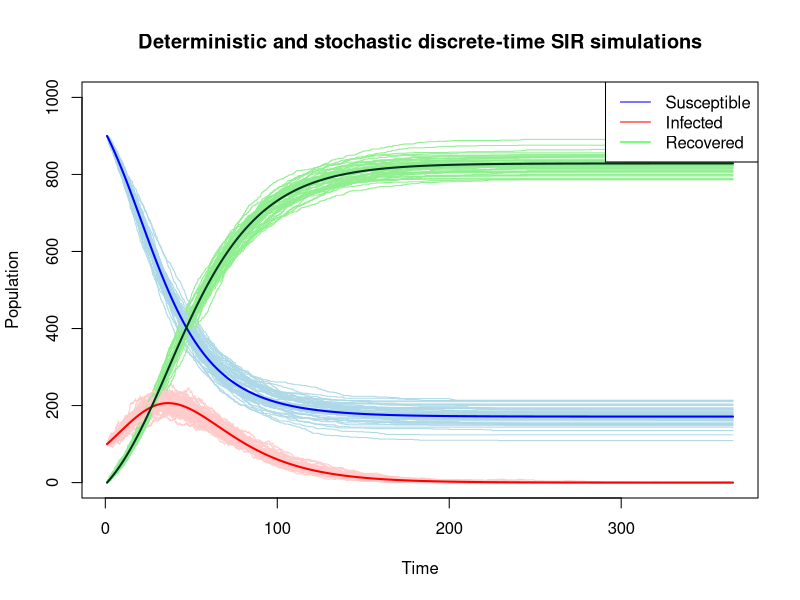
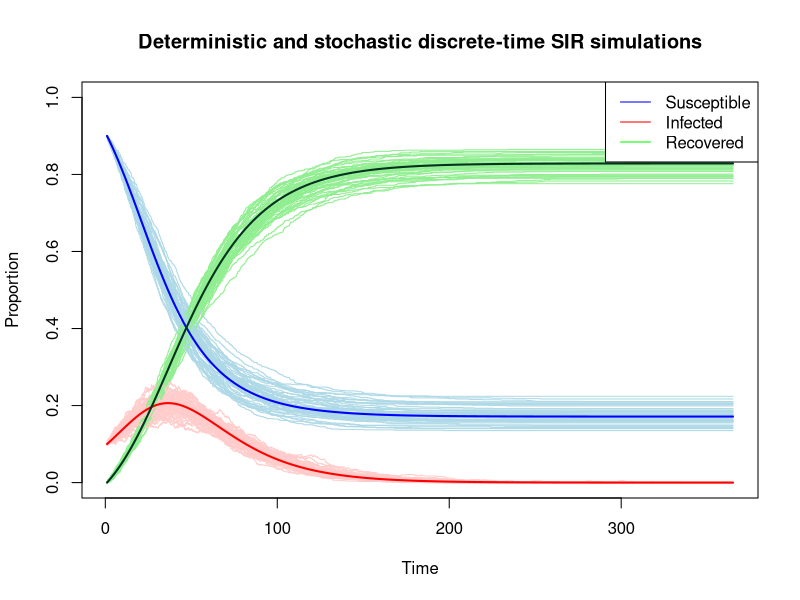

R code for these plots, in order:
#Density-dependent formulation
#Stochastic simulation
Stochastic_DT_SIR_model <- function(N, S0, I0, minTime, maxTime, beta, gamma, step_size) {
  minTime <- minTime           # start time
  maxTime <- maxTime           # end time
  step_size <- step_size       # step size
  steps <- seq(minTime, maxTime, by = step_size)   # time discretization
  beta <- beta                 # infection rate
  gamma <- gamma               # recovery rate
  S <- numeric(length(steps))  # create empty vector to store simulations for susceptibles
  I <- numeric(length(steps))  # create empty vector to store simulations for infectives
  R <- numeric(length(steps))  # create empty vector to store simulations for removed
  S[1] <- S0                   # initial number of susceptibles
  I[1] <- I0                   # initial number of infectives
  R[1] <- N - S0 - I0          # initial number of Removed
  
  # Loop through discretized time and update the compartments at each step
  for (tym in 2:length(steps)) {
    # Assuming infections occur at the point of a Poisson process
    p_I <- 1 - exp(-(beta) * I[tym - 1] * step_size)  # Probability of infection
    p_R <- 1 - exp(-gamma * step_size)              # Probability of recovery
    
    # Sample infections and recoveries from a binomial trial
    delta_S <- rbinom(1, S[tym - 1], p_I)
    delta_I <- rbinom(1, I[tym - 1], p_R)
    
    # Update the compartments
    S[tym] <- S[tym - 1] - delta_S
    I[tym] <- I[tym - 1] + delta_S - delta_I
    R[tym] <- R[tym - 1] + delta_I
  }
  
  return(data.frame(Steps = steps, S = S, I = I, R = R))
}

#Density dependent formulation
#Deterministic simulation
Deterministic_DT_SIR_model2 <- function(N, S0, I0, minTime, maxTime, beta, gamma, step_size) {
  minTime <- minTime           # start time
  maxTime <- maxTime           # end time
  step_size <- step_size       # step size
  steps <- seq(minTime, maxTime, by = step_size)   # time discretization
  beta <- beta                 # infection rate
  gamma <- gamma               # recovery rate
  S <- numeric(length(steps))  # create empty vector to store simulations for susceptibles
  I <- numeric(length(steps))  # create empty vector to store simulations for infectives
  R <- numeric(length(steps))  # create empty vector to store simulations for removed
  S[1] <- S0                   # initial number of susceptibles
  I[1] <- I0                   # initial number of infectives
  R[1] <- N - S0 - I0          # initial number of Removed
  
  # Loop through discretized time and Update the compartments at each step
  for (tym in 2:length(steps)){
    # Assuming infections occur at the point of a Poisson process
    S[tym] <- S[tym - 1] - S[tym - 1] * (1 - exp(-(beta) * I[tym - 1] * step_size))
    I[tym] <- I[tym - 1] + S[tym - 1] * (1 - exp(-(beta) * I[tym - 1] * step_size)) - I[tym - 1] * (1 - exp(-gamma * step_size))
    R[tym] <- R[tym - 1] + I[tym - 1] * (1 - exp(-gamma * step_size))
  }
  return(data.frame(Steps = steps, S = S, I = I, R = R))
}
#Initial values and parameters
N <- 1000
S0 <- 900
I0 <- 100
minTime <- 1
maxTime <- 365
beta <- 0.0001
gamma <- 0.05
step_size <- 0.03

# Empty plot frame
plot(0, type = "n", xlim = c(minTime, maxTime), ylim = c(0, N), xlab = "Time", ylab = "Population", main ="Deterministic and stochastic discrete-time SIR simulations")
colors <- c("#add8e6", "#ffcccb", "#90ee90")
# Overlaying plots
plots <- 50
for (i in 1:plots) {
  stochastic <- Stochastic_DT_SIR_model(N, S0, I0, minTime, maxTime, beta, gamma, step_size)
  lines(stochastic$Steps, stochastic$S, col = colors[1])
  lines(stochastic$Steps, stochastic$I, col = colors[2])
  lines(stochastic$Steps, stochastic$R, col = colors[3])
}
deterministic<- Deterministic_DT_SIR_model2(N, S0, I0, minTime, maxTime, beta, gamma, step_size)
lines(deterministic$Steps, deterministic$S, col = "blue", lwd=2.0)
lines(deterministic$Steps, deterministic$I, col = "red", lwd=2.0)
lines(deterministic$Steps, deterministic$R, col = "#013220", lwd=2.0)
legend("topright", legend = c("Susceptible", "Infected", "Recovered"), col = c("blue", "red", "green"), lty = 1)

#library(gridGraphics)
#library(cowplot)
#plot_grid(A, B)
#plot_grid(C, D)

#Frequency-dependent formulation
# Stochastic simulation
Stochastic_DT_SIR_model <- function(N, S0, I0, minTime, maxTime, beta, gamma, step_size) {
  minTime <- minTime           # start time
  maxTime <- maxTime           # end time
  step_size <- step_size       # step size
  steps <- seq(minTime, maxTime, by = step_size)   # time discretization
  beta <- beta                 # infection rate
  gamma <- gamma               # recovery rate
  S <- numeric(length(steps))  # create empty vector to store simulations for susceptibles
  I <- numeric(length(steps))  # create empty vector to store simulations for infectives
  R <- numeric(length(steps))  # create empty vector to store simulations for removed
  S[1] <- S0 / N               # initial proportion of susceptibles
  I[1] <- I0 / N               # initial proportion of infectives
  R[1] <- (N - S0 - I0) / N    # initial proportion of Removed
  
  # Loop through discretized time and update the compartments at each step
  for (tym in 2:length(steps)) {
    # Assuming infections occur at the point of a Poisson process
    p_I <- 1 - exp(-beta * I[tym - 1] * step_size)  # Probability of infection
    p_R <- 1 - exp(-gamma * step_size)              # Probability of recovery
    
    # Sample infections and recoveries from a binomial trial
    delta_S <- rbinom(1, round(S[tym - 1] * N), p_I)
    delta_I <- rbinom(1, round(I[tym - 1] * N), p_R)
    
    # Update the compartments
    S[tym] <- S[tym - 1] - delta_S / N
    I[tym] <- I[tym - 1] + delta_S / N - delta_I / N
    R[tym] <- R[tym - 1] + delta_I / N
  }
  
  return(data.frame(Steps = steps, S = S, I = I, R = R))
}


#Frequency-dependent formulation
# Deterministic simulation
Deterministic_DT_SIR_model2 <- function(N, S0, I0, minTime, maxTime, beta, gamma, step_size) {
  minTime <- minTime           # start time
  maxTime <- maxTime           # end time
  step_size <- step_size       # step size
  steps <- seq(minTime, maxTime, by = step_size)   # time discretization
  beta <- beta                 # infection rate
  gamma <- gamma               # recovery rate
  S <- numeric(length(steps))  # create empty vector to store simulations for susceptibles
  I <- numeric(length(steps))  # create empty vector to store simulations for infectives
  R <- numeric(length(steps))  # create empty vector to store simulations for removed
  S[1] <- S0 / N               # initial proportion of susceptibles
  I[1] <- I0 / N               # initial proportion of infectives
  R[1] <- (N - S0 - I0) / N    # initial proportion of Removed
  
  # Loop through discretized time and update the compartments at each step
  for (tym in 2:length(steps)) {
    # Assuming infections occur at the point of a Poisson process
    S[tym] <- S[tym - 1] - S[tym - 1] * (1 - exp(-beta * I[tym - 1] * step_size))
    I[tym] <- I[tym - 1] + S[tym - 1] * (1 - exp(-beta * I[tym - 1] * step_size)) - I[tym - 1] * (1 - exp(-gamma * step_size))
    R[tym] <- R[tym - 1] + I[tym - 1] * (1 - exp(-gamma * step_size))
  }
  
  return(data.frame(Steps = steps, S = S, I = I, R = R))
}

# Initial values and parameters
N <- 1000
S0 <- 900
I0 <- 100
minTime <- 1
maxTime <- 365
beta <- 0.1
gamma <- 0.05
step_size <- 0.03

# Empty plot frame
plot(0, type = "n", xlim = c(minTime, maxTime), ylim = c(0, 1), xlab = "Time", ylab = "Proportion", main = "Deterministic and stochastic discrete-time SIR simulations")
colors <- c("#add8e6", "#ffcccb", "#90ee90")

# Overlaying plots
plots <- 50
for (i in 1:plots) {
  stochastic <- Stochastic_DT_SIR_model(N, S0, I0, minTime, maxTime, beta, gamma, step_size)
  lines(stochastic$Steps, stochastic$S, col = colors[1])
  lines(stochastic$Steps, stochastic$I, col = colors[2])
  lines(stochastic$Steps, stochastic$R, col = colors[3])
}

deterministic <- Deterministic_DT_SIR_model2(N, S0, I0, minTime, maxTime, beta, gamma, step_size)
lines(deterministic$Steps, deterministic$S, col = "blue", lwd = 2.0)
lines(deterministic$Steps, deterministic$I, col = "red", lwd = 2.0)
lines(deterministic$Steps, deterministic$R, col = "#013220", lwd = 2.0)

legend("topright", legend = c("Susceptible", "Infected", "Recovered"), col = c("blue", "red", "green"), lty = 1)

